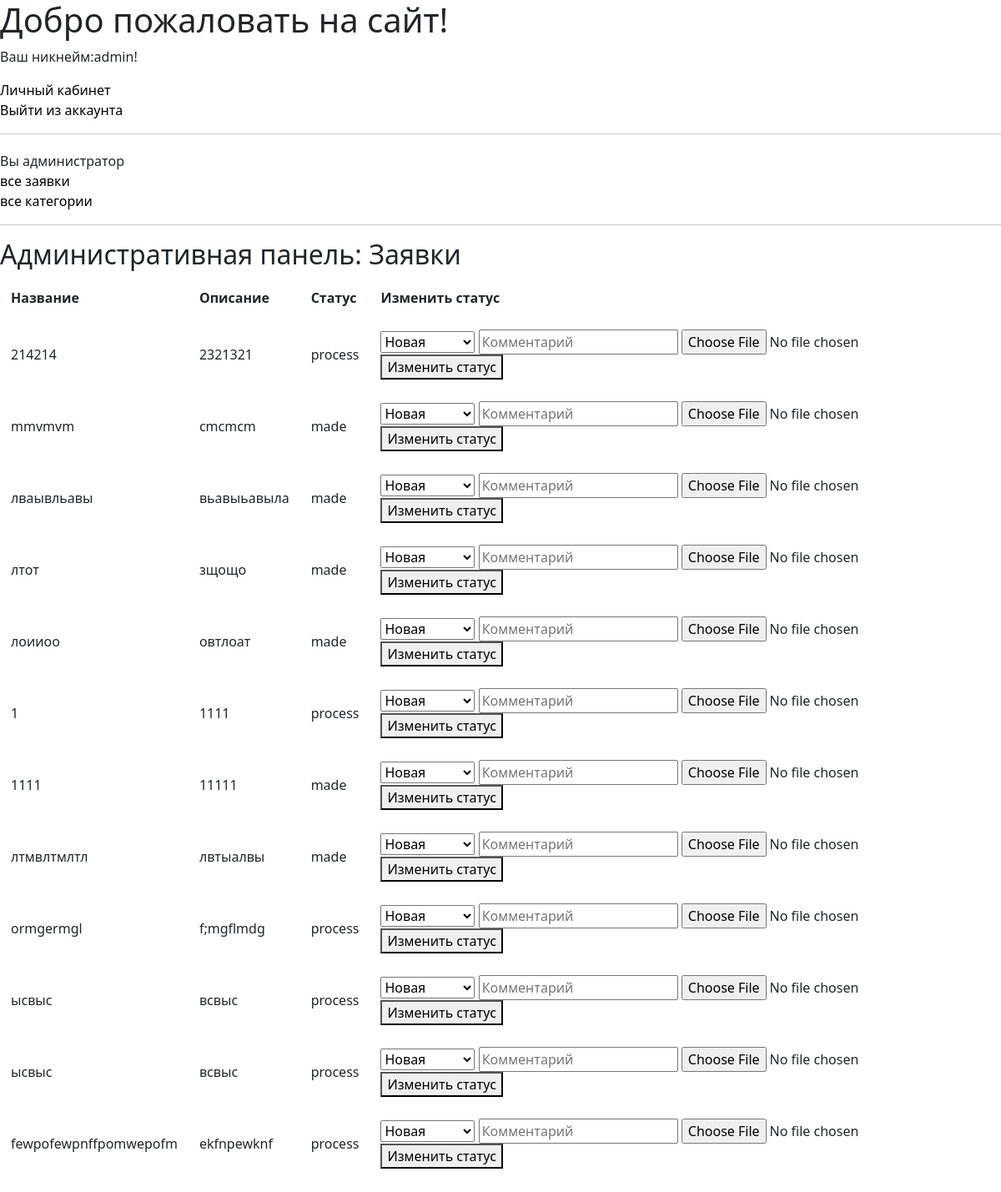
/catalog/admin/requests/ (signed in), run on the app's committed database.
### catalog/models.py (models this page shows, shortened)
class CustomUser(AbstractUser):
    fio = models.CharField(max_length=100)
    email =  models.EmailField(max_length=100)
    password = models.CharField(max_length=100)

class Request(models.Model):
    objects = None
    def validate_image(fieldfile_obj):
        filesize = fieldfile_obj.file.size
        max_size = 2.0
        if filesize > max_size * 1024 * 1024:
            raise ValidationError("Максимальный размер файла 2 МБ")
    title = models.CharField(max_length=100, verbose_name="Заголовок")
    description = models.TextField(verbose_name='Описание')
    category = models.ForeignKey(DesignCategory, on_delete=models.CASCADE, verbose_name='Категория')
    REQUEST_STATUS = (
        ('new', 'Новая'),
        ('process', 'Принято в работу'),
        ('made', 'Выполнено'),
    )
    status = models.CharField(
        max_length=25,
        choices=REQUEST_STATUS,
        blank=True,
        verbose_name="Статус заявки",
        default='new')
    user = models.ForeignKey(CustomUser, on_delete=models.CASCADE, verbose_name='Пользователь')
    request_photo = models.ImageField(max_length=254, upload_to="media/", verbose_name="Фотография",
                                      help_text="Разрешается формата файла только jpg, jpeg, png, bmp",
                                      validators=[
                                          FileExtensionValidator(allowed_extensions=['jpg', 'jpeg', 'png', 'bmp']),
                                          validate_image])
    date = models.DateTimeField(default=django.utils.timezone.now)
    design_file = models.ImageField(upload_to='media/',
                                   validators=[FileExtensionValidator(allowed_extensions=['jpeg', 'jpg', 'png', 'bmp']),
                                               validate_image], blank=True)
    comment = models.TextField(blank=True)

### catalog/views.py (the view, shortened to what this page needs)
# urls.py: path('admin/requests/', views.admin_requests, name='admin_requests'),
def admin_requests(request):
    requests = Request.objects.all().order_by('-date')
    return render(request, 'admin/admin_requests.html', {'requests': requests})

### catalog/templates/admin/admin_requests.html (shortened to what this page needs)
{% extends "index.html" %}
{% block content %}
  <h2>Административная панель: Заявки</h2>
  <table>
    <thead>
      <tr>
        <th>Название</th>
        <th>Описание</th>
        <th>Статус</th>
        <th>Изменить статус</th>
      </tr>
    </thead>
    <tbody>
        {% for request in requests %}
        <tr>
          <td>{{ request.title }}</td>
          <td>{{ request.description }}</td>
          <td>{{ request.status }}</td>
            <td>
                <form method="post" enctype="multipart/form-data">
                      <select name="new_status">
                          <option value="new">Новая</option>
                      </select>
                      <input type="text" name="comment" placeholder="Комментарий">
                      <input type="file" name="design_file">
                      <button type="submit">Изменить статус</button>
                </form>
            </td>
        </tr>
      {% endfor %}
    </tbody>
  </table>
{% endblock %}

### catalog/templates/index.html (shortened to what this page needs)
<!DOCTYPE html>
<html lang="ru">
  <head>
    <link href="https://cdn.jsdelivr.net/npm/bootstrap@5.1.3/dist/css/bootstrap.min.css" rel="stylesheet"
>
  {% load static %}
  </head>
  <body>
  <h1>Добро пожаловать на сайт!</h1>
  <div>
      {% if user.is_authenticated%}
        <p>Ваш никнейм:{{ user.username }}!</p>
        <a href="{% url 'home' %}">Личный кабинет</a>
        <br>
        <a href="{% url 'logout' %}">Выйти из аккаунта</a>
        <br>
       {% if user.is_staff %}
             <hr>
             <ul class="sidebar-nav">
                 <li>Вы  администратор</li>
                 {% if perms.catalog.can_mark_returned %}
                 <li><a href="{% url 'admin_requests'%}">все заявки</a></li>
                 <li><a href="{% url 'category_list'%}">все категории</a></li>
                 {% endif %}
             </ul>
            <hr>
            {% block content %}{% endblock %}
      {% endif %}
    <br>
    <br>
    <br>
      {% else %}
        <button><a href="{% url 'register' %}">Регистрация</a></button>
        <button><a href="{% url 'login' %}">Вход</a></button>
      {% endif %}
  </div>
  </body>
</html>

### catalog/templates/index.html (style rules this page uses)
a { text-decoration: none; color: black; }
.sidebar-nav { margin-top: 20px; padding: 0; list-style: none; }
tbody, td, tfoot, th, thead, tr { border-color: inherit; border-style: solid; border-width: 0; padding: 13px; }

### data on the page
CustomUser: username "admin"
Request: title "214214", description "2321321", status "process"
Request: title "mmvmvm", description "cmcmcm", status "made"
Request: title "лваывльавы", description "вьавыьавыла", status "made"
Request: title "лтот", description "зщощо", status "made"
Request: title "лоииоо", description "овтлоат", status "made"
Request: title "1", description "1111", status "process"
Request: title "1111", description "11111", status "made"
Request: title "лтмвлтмлтл", description "лвтыалвы", status "made"
Request: title "ormgermgl", description "f;mgflmdg", status "process"
Request: title "ысвыс", description "всвыс", status "process"
Request: title "ысвыс", description "всвыс", status "process"
Request: title "fewpofewpnffpomwepofm", description "ekfnpewknf", status "process"
